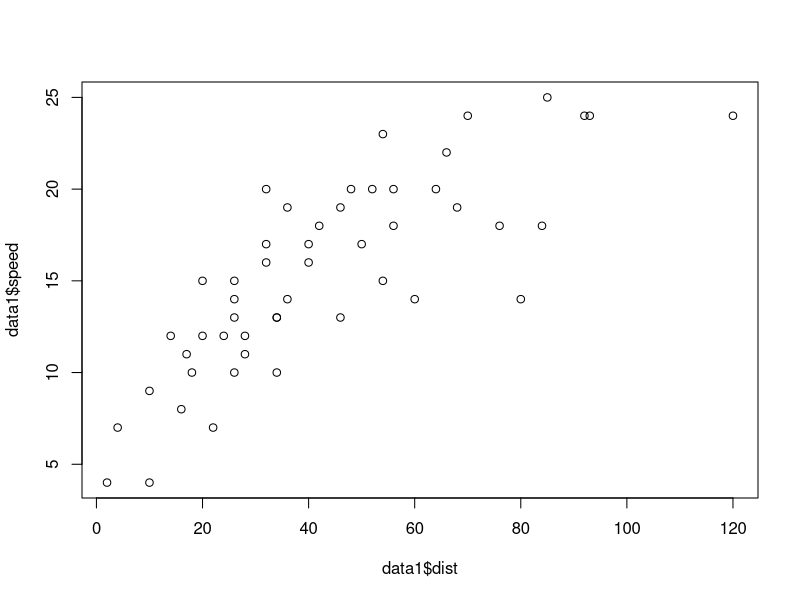

The R script that drew this image:
## ---- chunk 1
#this is now a comment since its in the r code section
#when you knit the markdown all the code is executed and run 
data1 <- cars
data1
## ---- chunk 2
plot(data1$speed ~ data1$dist)

